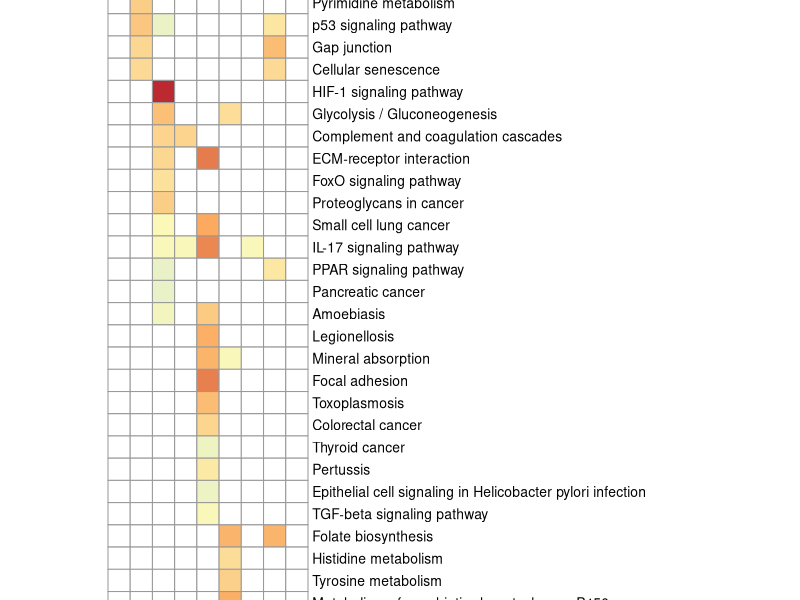
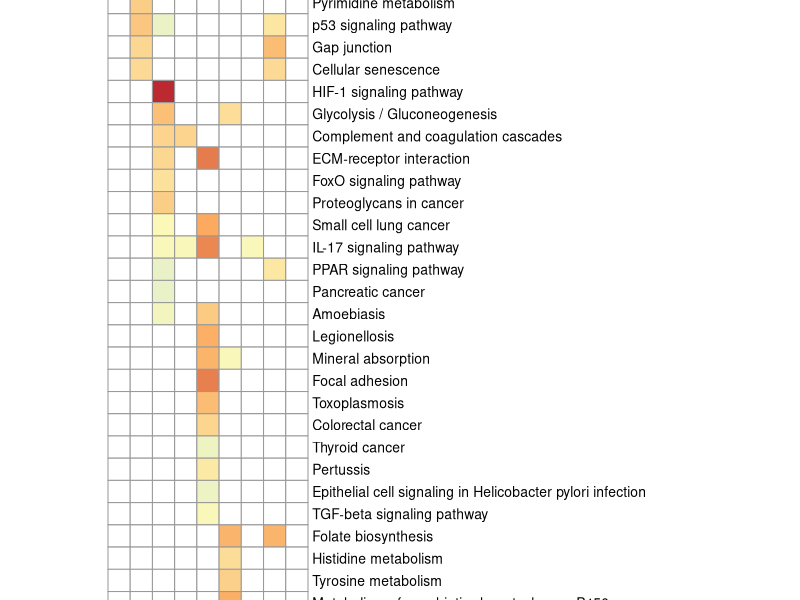

Write the R code that produced these figures, in order.
library(tidyverse)
setwd('C:/Users/flyku/Desktop/yingjie_plot/heatmap')
set.seed(42)



# Process data
df <- read.csv("fig2b_heatmap.csv")

heatmap_matrix <-
  as.data.frame(df) %>%
  column_to_rownames('X')

heatmap_matrix <- as.matrix(heatmap_matrix)
heatmap_matrix <- log10(heatmap_matrix)
heatmap_matrix[is.infinite(heatmap_matrix)] <- 0


# prevew plot
pheatmap::pheatmap(
  heatmap_matrix,
  #scale = "row",
  color = colorRampPalette(
    c("white", "#344298", "#bbe0ed", "#fdf9b7", "#fba95e", "#ae0825")
  )(1000),
  cluster_rows = F,
  cluster_cols = F,
  angle_col = 45,
  cellheight = 16,
  cellwidth = 16
)


# save plot

png(
  paste0('./yingjie_pheatmap.png'),
  width = 2000,
  height = 3500,
  res = 300
)

pheatmap::pheatmap(
  heatmap_matrix,
  #scale = "row",
  color = colorRampPalette(
    c("white", "#344298", "#bbe0ed", "#fdf9b7", "#fba95e", "#ae0825")
  )(1000),
  cluster_rows = F,
  cluster_cols = F,
  angle_col = 45,
  cellheight = 16,
  cellwidth = 16
)
dev.off()
